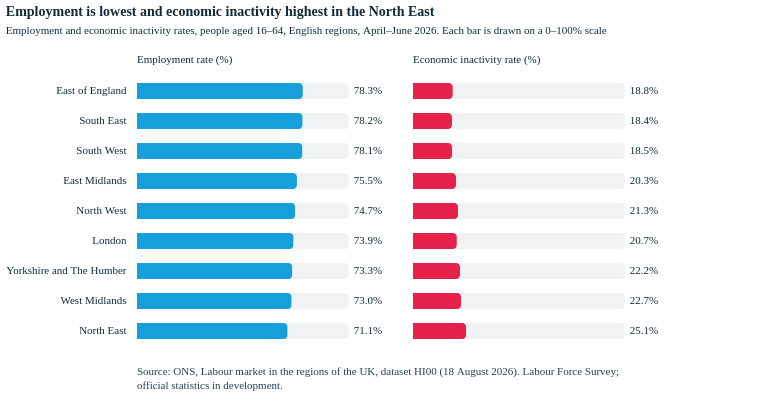

The specification (Vega-Lite) saved for this image:
### Vega-Lite specification from a JSON file in a GitHub repository (floating-point values rounded to 4 significant figures)
{"config": {"font": "Circular Std", "mark": {"line": {"interpolate": "linear"}}, "view": {"stroke": "transparent"}, "range": {"category": ["#179fdb", "#e6224b", "#f4c245", "#122b39", "#eb5c2e", "#36b7b4"], "diverging": ["#E6224B", "#E54753", "#C9C9C9", "#179FDB", "#122B39"], "heatmap": ["#C9C9C9", "#179FDB", "#0063AF", "#122B39"], "ordinal": ["#00A767", "#36B7B4", "#179FDB", "#0063AF", "#243B5A"]}, "axisX": {"labelColor": "#122b39", "tickColor": "#122b39", "domainColor": "#122b39", "domainOpacity": 0.5, "gridOpacity": 0, "labelFont": "Circular Std", "labelAngle": 0, "labelAlign": "center", "labelFontSize": 11, "labelPadding": 5, "tickCount": 10, "tickSize": 0, "title": "", "titleColor": "#122b39", "titleOpacity": 0.9, "titlePadding": 10}, "axisY": {"labelColor": "#122b39", "labelFont": "Circular Std", "tickColor": "#122b39", "domainColor": "#122b39", "gridColor": "#122b39", "gridDash": [1, 5], "gridOpacity": 0.5, "labelPadding": 5, "labelFontSize": 11, "domainOpacity": 0.5, "tickSize": 0, "title": null, "titleAlign": "left", "titleAngle": 0, "titleBaseline": "bottom", "titleColor": "#122b39", "titleOpacity": 0.9, "titleX": 0, "titleY": -7}, "legend": {"labelFont": "Circular Std", "titleFont": "Circular Std", "labelFontSize": 11, "labelColor": "#122b39", "title": null, "symbolStrokeWidth": 0, "orient": "top", "direction": "horizontal", "offset": 16}}, "vconcat": [{"data": {"name": "data-92889c41a94345b77bcda7d8d52df937"}, "facet": {"column": {"field": "metric", "header": {"labelAnchor": "start", "labelColor": "#122b39", "labelFont": "Circular Std", "labelFontSize": 11, "labelOrient": "top", "labelPadding": 10}, "sort": ["Employment rate (%)", "Economic inactivity rate (%)"], "title": null, "type": "nominal"}}, "spec": {"layer": [{"mark": {"type": "bar", "color": "#122b39", "cornerRadiusEnd": 4, "height": 16, "opacity": 0.06}, "encoding": {"x": {"axis": null, "field": "full", "scale": {"domain": [0, 1.18]}, "type": "quantitative"}, "y": {"axis": {"domain": false, "labelLimit": 340, "labelPadding": 10, "ticks": false, "title": null}, "field": "region", "sort": ["East of England", "South East", "South West", "East Midlands", "North West", "London", "Yorkshire and The Humber", "West Midlands", "North East"], "type": "nominal"}}}, {"mark": {"type": "bar", "cornerRadiusEnd": 4, "height": 16}, "encoding": {"color": {"field": "metric", "legend": null, "scale": {"domain": ["Employment rate (%)", "Economic inactivity rate (%)"], "range": ["#179fdb", "#e6224b"]}, "type": "nominal"}, "tooltip": [{"field": "region", "type": "nominal"}, {"field": "metric", "type": "nominal"}, {"field": "rate", "format": ".1%", "type": "quantitative"}], "x": {"axis": null, "field": "rate", "scale": {"domain": [0, 1.18]}, "type": "quantitative"}, "y": {"axis": {"domain": false, "labelLimit": 340, "labelPadding": 10, "ticks": false, "title": null}, "field": "region", "sort": ["East of England", "South East", "South West", "East Midlands", "North West", "London", "Yorkshire and The Humber", "West Midlands", "North East"], "type": "nominal"}}}, {"mark": {"type": "text", "align": "left", "color": "#122b39", "dx": 5, "font": "Circular Std", "fontSize": 11}, "encoding": {"text": {"field": "text", "type": "nominal"}, "x": {"axis": null, "field": "full", "scale": {"domain": [0, 1.18]}, "type": "quantitative"}, "y": {"axis": {"domain": false, "labelLimit": 340, "labelPadding": 10, "ticks": false, "title": null}, "field": "region", "sort": ["East of England", "South East", "South West", "East Midlands", "North West", "London", "Yorkshire and The Humber", "West Midlands", "North East"], "type": "nominal"}}}], "height": 270, "width": 250}, "spacing": 24}, {"data": {"name": "data-f3d5f7124ac5e77dee53a79c08e8e449"}, "mark": {"type": "text", "align": "left", "baseline": "top", "color": "#122b39", "font": "Circular Std", "fontSize": 11, "lineBreak": "\n", "lineHeight": 14, "opacity": 0.9}, "encoding": {"text": {"field": "t", "type": "nominal"}, "x": {"value": 0}, "y": {"value": 0}}, "height": 28, "width": 640}], "spacing": 18, "title": {"text": "Employment is lowest and economic inactivity highest in the North East", "anchor": "start", "color": "#122b39", "font": "Circular Std", "fontSize": 14, "fontWeight": 600, "offset": 18, "subtitle": "Employment and economic inactivity rates, people aged 16–64, English regions, April–June 2026. Each bar is drawn on a 0–100% scale", "subtitleColor": "#122b39", "subtitleFont": "Circular Std", "subtitleFontSize": 11, "subtitlePadding": 6}, "$schema": "https://vega.github.io/schema/vega-lite/v6.1.0.json", "datasets": {"data-92889c41a94345b77bcda7d8d52df937": [{"region": "North East", "group": "North of England", "k": "employment", "rate": 0.711, "metric": "Employment rate (%)", "text": "71.1%", "full": 1.0}, {"region": "North West", "group": "North of England", "k": "employment", "rate": 0.747, "metric": "Employment rate (%)", "text": "74.7%", "full": 1.0}, {"region": "Yorkshire and The Humber", "group": "North of England", "k": "employment", "rate": 0.733, "metric": "Employment rate (%)", "text": "73.3%", "full": 1.0}, {"region": "East Midlands", "group": "Rest of England", "k": "employment", "rate": 0.755, "metric": "Employment rate (%)", "text": "75.5%", "full": 1.0}, {"region": "West Midlands", "group": "Rest of England", "k": "employment", "rate": 0.73, "metric": "Employment rate (%)", "text": "73.0%", "full": 1.0}, {"region": "East of England", "group": "Rest of England", "k": "employment", "rate": 0.783, "metric": "Employment rate (%)", "text": "78.3%", "full": 1.0}, {"region": "London", "group": "Rest of England", "k": "employment", "rate": 0.739, "metric": "Employment rate (%)", "text": "73.9%", "full": 1.0}, {"region": "South East", "group": "Rest of England", "k": "employment", "rate": 0.782, "metric": "Employment rate (%)", "text": "78.2%", "full": 1.0}, {"region": "South West", "group": "Rest of England", "k": "employment", "rate": 0.781, "metric": "Employment rate (%)", "text": "78.1%", "full": 1.0}, {"region": "North East", "group": "North of England", "k": "inactivity", "rate": 0.251, "metric": "Economic inactivity rate (%)", "text": "25.1%", "full": 1.0}, {"region": "North West", "group": "North of England", "k": "inactivity", "rate": 0.213, "metric": "Economic inactivity rate (%)", "text": "21.3%", "full": 1.0}, {"region": "Yorkshire and The Humber", "group": "North of England", "k": "inactivity", "rate": 0.222, "metric": "Economic inactivity rate (%)", "text": "22.2%", "full": 1.0}, {"region": "East Midlands", "group": "Rest of England", "k": "inactivity", "rate": 0.203, "metric": "Economic inactivity rate (%)", "text": "20.3%", "full": 1.0}, {"region": "West Midlands", "group": "Rest of England", "k": "inactivity", "rate": 0.227, "metric": "Economic inactivity rate (%)", "text": "22.7%", "full": 1.0}, {"region": "East of England", "group": "Rest of England", "k": "inactivity", "rate": 0.188, "metric": "Economic inactivity rate (%)", "text": "18.8%", "full": 1.0}, {"region": "London", "group": "Rest of England", "k": "inactivity", "rate": 0.207, "metric": "Economic inactivity rate (%)", "text": "20.7%", "full": 1.0}, {"region": "South East", "group": "Rest of England", "k": "inactivity", "rate": 0.184, "metric": "Economic inactivity rate (%)", "text": "18.4%", "full": 1.0}, {"region": "South West", "group": "Rest of England", "k": "inactivity", "rate": 0.185, "metric": "Economic inactivity rate (%)", "text": "18.5%", "full": 1.0}], "data-f3d5f7124ac5e77dee53a79c08e8e449": [{"t": "Source: ONS, Labour market in the regions of the UK, dataset HI00 (18 August 2026). Labour Force Survey;\nofficial statistics in development."}]}}
